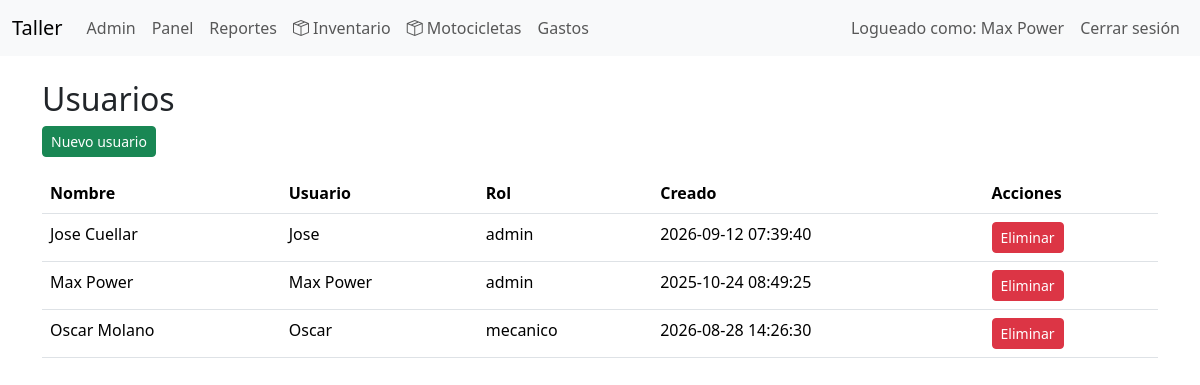
/index.php?controller=admin&action=users (signed in), run on the app's committed database.
### tables this page shows
CREATE TABLE `usuarios` (
  `id` int(11) NOT NULL,
  `nombre` varchar(150) NOT NULL,
  `usuario` varchar(100) NOT NULL,
  `contraseña_hash` varchar(255) NOT NULL,
  `rol` enum('admin','mecanico') NOT NULL DEFAULT 'mecanico',
  `fecha_creacion` datetime NOT NULL
);

### app/controllers/AdminController.php (called while the page is built, shortened)
<?php
class AdminController
{
    private User $userModel;
    public function __construct(PDO $pdo)
    {
        $this->userModel = new User($pdo);
    }
    public function users()
    {
        $users = $this->userModel->findAll();
        require __DIR__ . '/../views/layouts/header.php';
        require __DIR__ . '/../views/admin/users_list.php';
        require __DIR__ . '/../views/layouts/footer.php';
    }
}

### app/models/BaseModel.php (called while the page is built, shortened)
<?php
class BaseModel
{
    public function __construct(PDO $pdo)
    {
        $this->db = $pdo;
    }
}

### app/models/User.php (called while the page is built, shortened)
<?php
require_once __DIR__ . '/BaseModel.php';
class User extends BaseModel
{
    public function findAll(): array
    {
        $stmt = $this->db->query("SELECT id, nombre, usuario, rol, fecha_creacion FROM usuarios ORDER BY nombre");
        return $stmt->fetchAll();
    }
}

### app/views/admin/users_list.php (the view)
<h2>Usuarios</h2>
<a class="btn btn-sm btn-success" href="index.php?controller=admin&action=createUser">Nuevo usuario</a>
<table class="table mt-3">
  <thead><tr><th>Nombre</th><th>Usuario</th><th>Rol</th><th>Creado</th><th>Acciones</th></tr></thead>
  <tbody>
    <?php foreach ($users as $u): ?>
    <tr>
      <td><?=htmlspecialchars($u['nombre'])?></td>
      <td><?=htmlspecialchars($u['usuario'])?></td>
      <td><?=htmlspecialchars($u['rol'])?></td>
      <td><?=htmlspecialchars($u['fecha_creacion'])?></td>
      <td>
        <a class="btn btn-sm btn-danger" href="index.php?controller=admin&action=deleteUser&id=<?= $u['id'] ?>" onclick="return confirm('Eliminar?')">Eliminar</a>
      </td>
    </tr>
    <?php endforeach; ?>
  </tbody>
</table>

### public/css/style.css (style rules this page uses)
body { padding-bottom: 40px; }

### data on the page
usuarios: nombre "Jose Cuellar", usuario "Jose", rol "admin", fecha_creacion "2026-09-12 07:39:40"
usuarios: nombre "Max Power", usuario "Max Power", rol "admin", fecha_creacion "2025-10-24 08:49:25"
usuarios: nombre "Oscar Molano", usuario "Oscar", rol "mecanico", fecha_creacion "2026-08-28 14:26:30"

### other printed values
$_SESSION['user_name'] "Max Power"
